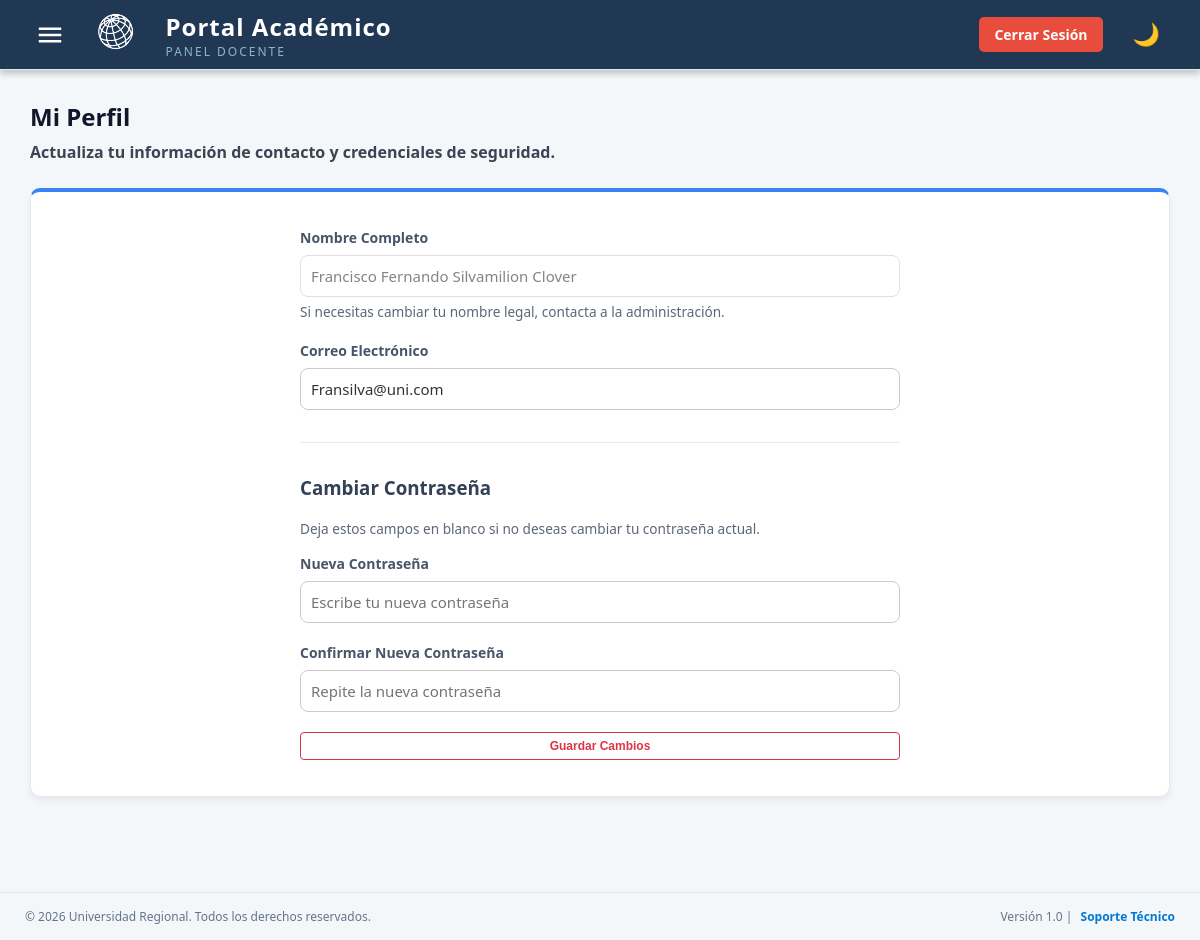
/docentes/perfil.php (signed in), run on the app's committed database.
### tables this page shows
CREATE TABLE IF NOT EXISTS `docentes` (
  `id_docente` int NOT NULL AUTO_INCREMENT,
  `nombres` varchar(60) NOT NULL,
  `apellidos` varchar(60) NOT NULL,
  `id_usuario` int DEFAULT NULL,
  PRIMARY KEY (`id_docente`),
  KEY `id_usuario` (`id_usuario`),
  CONSTRAINT `docentes_ibfk_1` FOREIGN KEY (`id_usuario`) REFERENCES `usuarios` (`id_usuario`)
);

CREATE TABLE IF NOT EXISTS `usuarios` (
  `id_usuario` int NOT NULL AUTO_INCREMENT,
  `nombre` varchar(100) DEFAULT NULL,
  `correo` varchar(100) DEFAULT NULL,
  `contraseña` varchar(255) DEFAULT NULL,
  `estado` tinyint DEFAULT '1',
  PRIMARY KEY (`id_usuario`),
  UNIQUE KEY `correo` (`correo`)
);

### docentes/perfil.php (the view, shortened to what this page needs)
<?php
require '../conexion.php';
$id_usuario = $_SESSION['id_usuario'];
$stmt = $conexion->prepare("
    SELECT d.nombres, d.apellidos, u.correo
    FROM docentes d
    INNER JOIN usuarios u ON d.id_usuario = u.id_usuario
    WHERE d.id_usuario = ?
");
$stmt->execute([$id_usuario]);
$perfil = $stmt->fetch(PDO::FETCH_ASSOC);
?>
<!DOCTYPE html>
<html lang="es">
<head>
    <link rel="stylesheet" href="estilos_docente.css?v=<?php echo time(); ?>">
</head>
<body>
    <?php
        require 'encabezado.php';
    ?>
    <main class="main-container">
        <div class="section-header">
            <h2>Mi Perfil</h2>
            <p>Actualiza tu información de contacto y credenciales de seguridad.</p>
        </div>
        <div class="kpi-card" style="border-top: 4px solid #3b82f6;">
            <div class="form-perfil">
                <form action="../procesar_perfil.php" method="POST">
                    <div class="form-group">
                        <label>Nombre Completo</label>
                        <input type="text" class="form-control" value="<?php echo htmlspecialchars($perfil['nombres'] . ' ' . $perfil['apellidos']); ?>" disabled>
                        <span class="nota-pass">Si necesitas cambiar tu nombre legal, contacta a la administración.</span>
                    </div>
                    <div class="form-group">
                        <label>Correo Electrónico</label>
                        <input type="email" name="correo" class="form-control" value="<?php echo htmlspecialchars($perfil['correo']); ?>" required>
                    </div>
                    <hr style="border: 0; border-top: 1px solid rgba(150, 150, 150, 0.2); margin: 2rem 0;">
                    <h3 style="margin-top: 0;">Cambiar Contraseña</h3>
                    <span class="nota-pass" style="margin-bottom: 1rem;">Deja estos campos en blanco si no deseas cambiar tu contraseña actual.</span>
                    <div class="form-group">
                        <label>Nueva Contraseña</label>
                        <input type="password" name="nueva_password" class="form-control" placeholder="Escribe tu nueva contraseña">
                    </div>
                    <div class="form-group">
                        <label>Confirmar Nueva Contraseña</label>
                        <input type="password" name="confirmar_password" class="form-control" placeholder="Repite la nueva contraseña">
                    </div>
                    <button type="submit" class="btn-submit">Guardar Cambios</button>
                </form>
            </div>
        </div>
    </main>
    <?php require 'footer.php'; ?>
</body>
</html>

### docentes/estilos_docente.css (style rules this page uses)
:root { --color-fondo: #f1f5f9; --color-tarjeta: #ffffff; --color-texto: #334155; --color-titulos: #0f172a; --color-primario: #159cb0; --color-primario-hover: #107c8d; --color-acento: #eb622a; --color-borde: #e2e8f0; --header-bg: #00407a; --menu-bg: #ffffff; --menu-hover: #f1f6f9; --menu-texto: #002147; }
body { font-family: 'Segoe UI', Roboto, Helvetica, Arial, sans-serif; background-color: var(--color-fondo); color: var(--color-texto); margin: 0; padding: 0; transition: background-color 0.3s ease, color 0.3s ease; min-height: 100vh; }
.main-container { margin-left: 0; margin-top: 70px; padding: 30px; transition: all 0.3s cubic-bezier(0.4, 0, 0.2, 1); }
.section-header { margin-bottom: 25px; }
.section-header h2 { color: var(--color-titulos); margin: 0 0 5px 0; font-size: 24px; }
.section-header p { color: var(--color-texto); margin: 0; opacity: 0.8; }
.kpi-card { background-color: var(--color-tarjeta); border-radius: 8px; padding: 25px; box-shadow: 0 4px 6px -1px rgba(0,0,0,0.05); border: 1px solid var(--color-borde); margin-bottom: 25px; }
.form-group { margin-bottom: 20px; }
.form-group { margin-bottom: 20px; width: 100%; }
.form-group label { display: block; font-size: 14px; font-weight: 600; color: #475569; margin-bottom: 8px; }
.form-control { width: 100%; padding: 12px 15px; font-size: 15px; border: 1px solid #cbd5e1; border-radius: 8px; background-color: #f8fafc; color: #1e293b; transition: all 0.3s ease; box-sizing: border-box; font-family: inherit; }

### Administrativo/estilo_administrativo.css (style rules this page uses)
:root { --bg-color: #f4f7f6; --sidebar-bg: #1a252f; --sidebar-text: #ecf0f1; --card-bg: #ffffff; --text-main: #333333; --text-muted: #888888; --primary-color: #0056b3; --danger-color: #e74c3c; --success-color: #2ecc71; --border-color: #e0e0e0; }
.section-header h2 { color: #2c3e50; font-weight: 600; margin-top: 10px; margin-bottom: 20px; text-shadow: none; }
.kpi-card { background-color: var(--card-bg); border-radius: 10px; padding: 20px; box-shadow: 0 4px 6px rgba(0,0,0,0.05); border-top: 4px solid var(--border-color); transition: transform 0.2s; }
body { margin: 0; padding: 0; font-family: 'Segoe UI', Tahoma, Geneva, Verdana, sans-serif; background-color: #f4f7f9; min-height: 100vh; }
.main-container { padding: 30px; max-width: 1200px; margin: 0 auto; }
.kpi-card form { margin: 0; }
.kpi-card button { padding: 6px 12px; border: 1px solid #dc3545; background-color: transparent; color: #dc3545; border-radius: 4px; cursor: pointer; font-size: 12px; font-weight: 600; transition: all 0.2s ease; }
.form-group { margin-bottom: 20px; }
.section-header h1, .section-header h2, .section-header h3, .section-header p { color: var(--color-titulos); margin: 0 0 8px 0; font-weight: 600; }

### docentes/perfil.php (style rules this page uses)
.form-perfil { padding: 1rem; max-width: 600px; margin: 0 auto; }
.form-group { margin-bottom: 1.5rem; }
.form-group label { display: block; margin-bottom: 0.5rem; font-weight: bold; }
.form-control { width: 100%; padding: 10px; border-radius: 8px; border: 1px solid #ccc; background: #fff; color: #333; box-sizing: border-box; }
.form-control:disabled { opacity: 0.6; cursor: not-allowed; }
.nota-pass { font-size: 0.85rem; margin-top: 5px; display: block; opacity: 0.8; }
.btn-submit { width: 100%; padding: 12px; background: #3b82f6; color: white; border: none; border-radius: 8px; font-weight: bold; cursor: pointer; transition: background 0.3s; }

### data on the page
docentes: nombres+apellidos "Francisco Fernando Silvamilion Clover", correo "Fransilva@uni.com"
